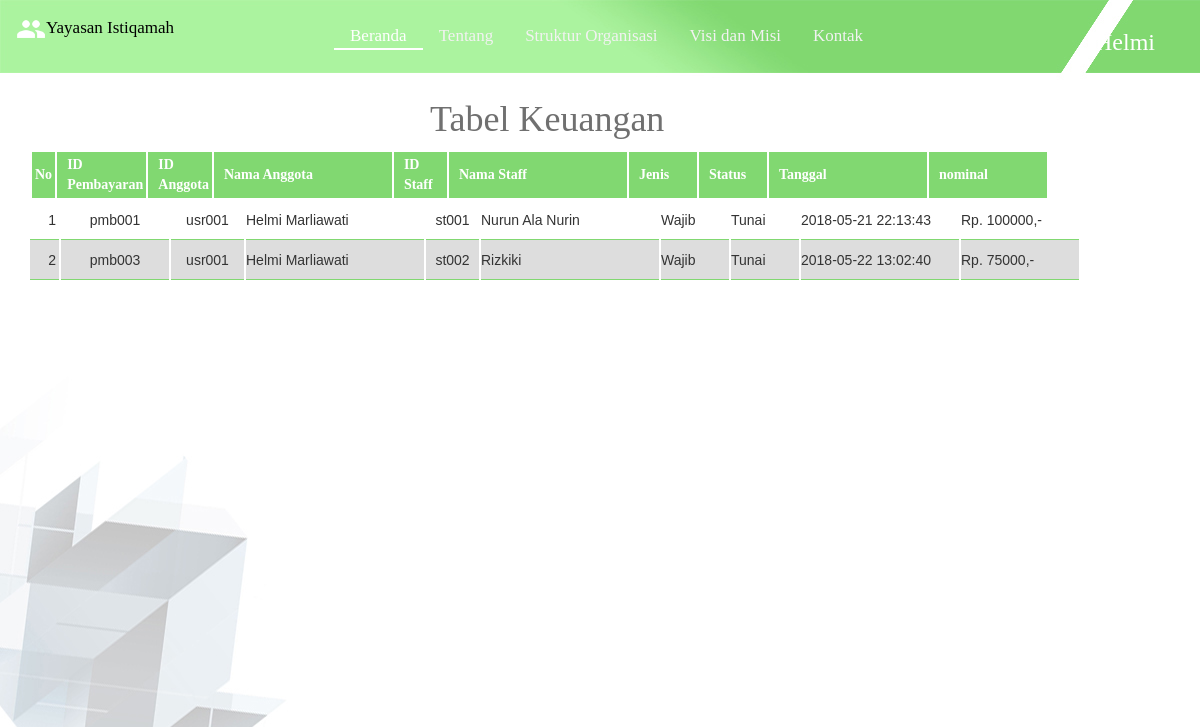
The app's page /tabelKeuangan.php (signed in), older data.
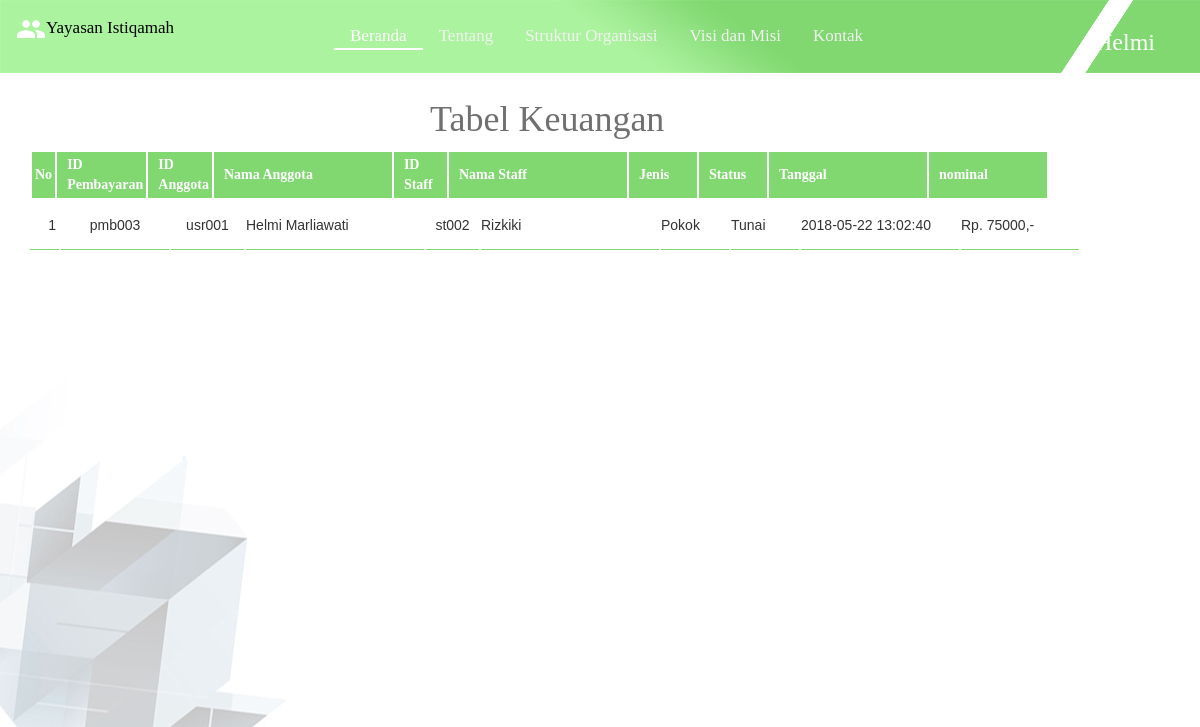
The same page, newer data.
### tables this page shows
CREATE TABLE IF NOT EXISTS `pembayaran` (
  `id_pembayaran` varchar(10) NOT NULL,
  `id_anggota` varchar(10) NOT NULL,
  `id_pengurus` varchar(6) NOT NULL,
  `jenis` varchar(8) DEFAULT NULL,
  `status` varchar(10) DEFAULT NULL,
  `tanggal` timestamp NULL DEFAULT CURRENT_TIMESTAMP,
  `nominal` double DEFAULT NULL,
  PRIMARY KEY (`id_pembayaran`),
  KEY `id_anggota` (`id_anggota`),
  KEY `id_pengurus` (`id_pengurus`),
  CONSTRAINT `FK_pembayaran_anggota` FOREIGN KEY (`id_anggota`) REFERENCES `anggota` (`id_anggota`),
  CONSTRAINT `FK_pembayaran_pengurus` FOREIGN KEY (`id_pengurus`) REFERENCES `pengurus` (`id_pengurus`)
);

CREATE TABLE IF NOT EXISTS `anggota` (
  `id_anggota` varchar(10) NOT NULL,
  `nama` varchar(50) DEFAULT NULL,
  `no_hp` varchar(13) DEFAULT NULL,
  `gender` enum('Pria','Wanita') DEFAULT NULL,
  `alamat` text,
  `email` varchar(26) DEFAULT NULL,
  `password` varchar(25) DEFAULT NULL,
  PRIMARY KEY (`id_anggota`)
);

CREATE TABLE IF NOT EXISTS `pengurus` (
  `id_pengurus` varchar(6) NOT NULL,
  `nama` varchar(50) DEFAULT NULL,
  `noHP` varchar(13) DEFAULT NULL,
  `gender` enum('Pria','Wanita') DEFAULT NULL,
  `alamat` text,
  `jabatan` varchar(20) DEFAULT NULL,
  `email` varchar(26) DEFAULT NULL,
  `password` varchar(25) DEFAULT NULL,
  PRIMARY KEY (`id_pengurus`)
);

### tabelKeuangan.php (the view, shortened to what this page needs)
<!DOCTYPE html>
<html>
<head>
	<link rel="stylesheet" href="assets/css/styleTable.css" type="text/css">
	<link rel="stylesheet" href="assets/css/bootstrap.css">
</head>
<body class="mainBody">
	<?php
		include 'header.php';
		include 'logout.php';
	?>
	<h1 class="judulTabel">Tabel Keuangan</h1>
	<div class="container">
  		<table class="main">
  			<thead>
			  <tr class="main">
			    <th class="noKeu">No</th>
			    <th class="idKeu">ID Pembayaran</th>
			    <th class="idAnggotaKeu">ID Anggota</th>
			    <th class="namaAnggotaKeu">Nama Anggota</th>
			    <th class="idPengKeu">ID Staff</th>
			    <th class="namaPengKeu">Nama Staff</th>
			    <th class="jenisKeu">Jenis</th>
			    <th class="statusKeu">Status</th>
			    <th class="tanggalKeu">Tanggal</th>
			    <th class="nominalKeu">nominal</th>
			  </tr>
			</thead>
			</table>
				<div style="overflow: auto;height: 500px;">
				<table class="main css-serial">
					<tbody style="overflow: auto;height: 50px;">
						 <?php
						 $idididid = $_SESSION['nama'];
						 	$link = mysqli_connect("localhost", "root", "", "koperasi");
							$result = mysqli_query($link,"SELECT pembayaran.*,anggota.nama as nama_anggota,pengurus.nama as nama_pengurus FROM pembayaran,anggota, pengurus WHERE pembayaran.id_anggota=anggota.id_anggota AND pembayaran.id_pengurus=pengurus.id_pengurus AND anggota.nama='$idididid';");
						 	while	($row = mysqli_fetch_array($result,MYSQLI_ASSOC)){
						 		echo "	<tr class=\"main\">
						 					<td class=\"noKeu\"></td>
						 					<td class=\"idKeu\">$row[id_pembayaran]</td>
						 					<td class=\"idAnggotaKeu\">$row[id_anggota]</td>
						 					<td class=\"namaAnggotaKeu\">$row[nama_anggota]</td>
						 					<td class=\"idPengKeu\">$row[id_pengurus]</td>
						 					<td class=\"namaPengKeu\">$row[nama_pengurus]</td>
						 					<td class=\"jenisKeu\">$row[jenis]</td>
						 					<td class=\"statusKeu\">$row[status]</td>
						 					<td class=\"tanggalKeu\">$row[tanggal]</td>
						 					<td class=\"nominalKeu\">Rp. $row[nominal],- </td>
						 				</tr>
						 		";
						 	}
						 ?>
				 	</tbody>
				 </table>
			</div>
</body>
</html>

Row changes from the older to the newer data that the page shows:
no longer on this page (row edited): pembayaran: id_pembayaran "pmb001", id_anggota "usr001", id_anggota.nama "Helmi Marliawati", id_pengurus "st001", id_pengurus.nama "Nurun Ala Nurin", jenis "Wajib", status "Tunai", tanggal "2018-05-21 22:13:43", nominal "100000"
changed pembayaran "pmb003": jenis "Wajib" → "Pokok"
